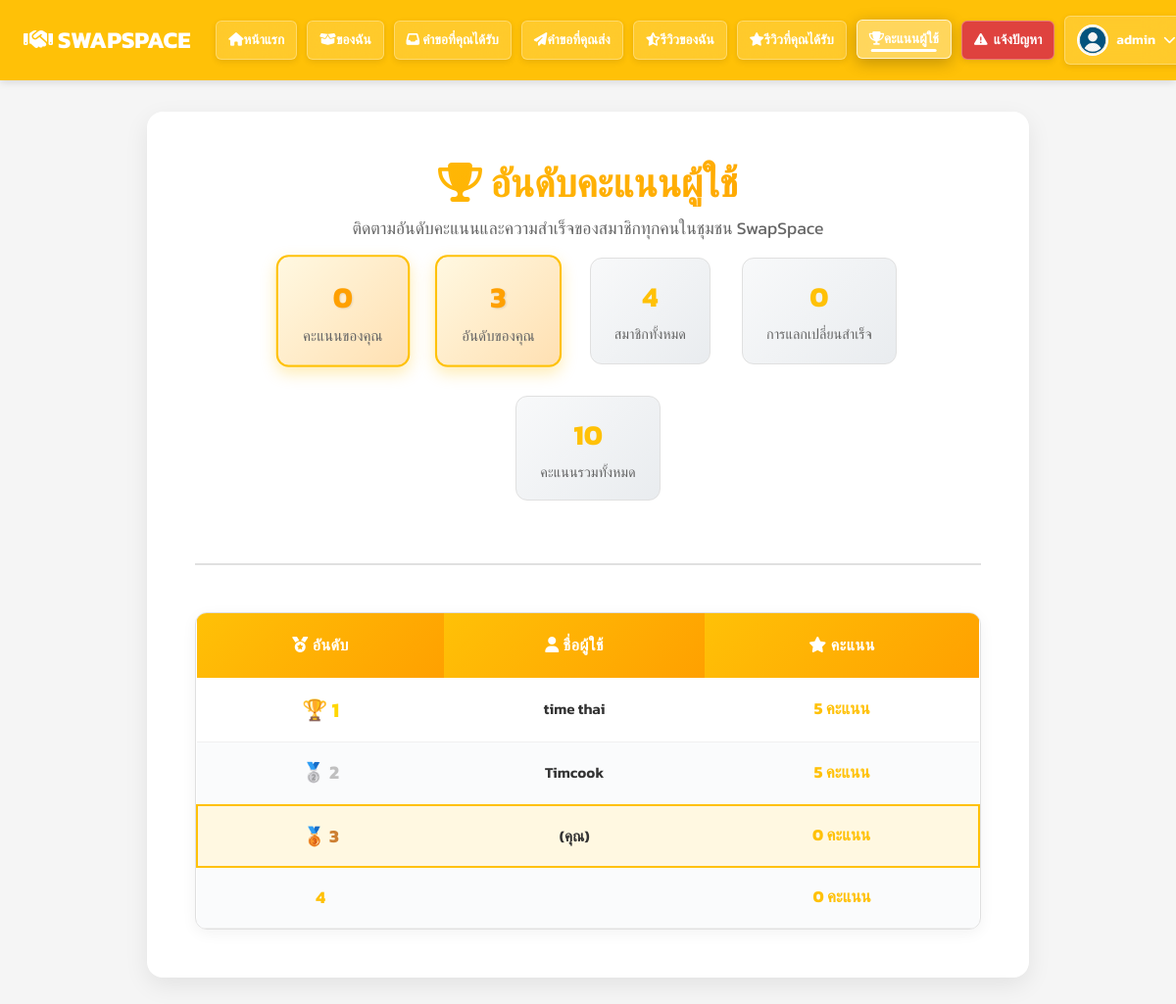
The app's page /user/leaderboard.php (signed in) with its own data.
### tables this page shows
CREATE TABLE `users` (
  `id` int(11) NOT NULL,
  `username` varchar(50) DEFAULT NULL,
  `password` varchar(255) DEFAULT NULL,
  `verification_code` varchar(255) DEFAULT NULL,
  `verification_expires` int(11) DEFAULT NULL,
  `fullname` varchar(100) DEFAULT NULL,
  `email` varchar(100) DEFAULT NULL,
  `phone` varchar(20) DEFAULT NULL,
  `address` text DEFAULT NULL,
  `profile_image` varchar(255) DEFAULT NULL,
  `created_at` timestamp NOT NULL DEFAULT current_timestamp(),
  `role` enum('user','admin') NOT NULL DEFAULT 'user',
  `score` int(11) DEFAULT 0,
  `reset_token` varchar(255) DEFAULT NULL
);

### user/leaderboard.php (the view, shortened to what this page needs)
<?php
$userId = $_SESSION['user_id'];
$username = $_SESSION['username'];
$conn = new mysqli("localhost", "root", "", "item_exchange");
$stmt = $conn->prepare("SELECT profile_image, score FROM users WHERE id = ?");
$stmt->bind_param("i", $userId);
$stmt->execute();
$result_profile = $stmt->get_result();
$user = $result_profile->fetch_assoc();
$profileImage = (!empty($user['profile_image']) && file_exists("../uploads/profile/" . $user['profile_image']))
    ? "../uploads/profile/" . $user['profile_image']
    : "../uploads/profile/default.png";
$userScore = $user['score'];
$sql = "SELECT id, fullname, score FROM users ORDER BY score DESC";
$result = $conn->query($sql);
$userRank = 0;
if ($result->num_rows > 0) {
    $rank = 1;
    $allUsers = [];
    $result->data_seek(0);
    while($row = $result->fetch_assoc()) {
        if ($row['id'] == $userId) {
            $userRank = $rank;
        }
        $allUsers[] = $row;
        $rank++;
    }
}
?>
<!DOCTYPE html>
<html lang="th">
<head>
    <link rel="stylesheet" href="https://cdnjs.cloudflare.com/ajax/libs/font-awesome/6.5.0/css/all.min.css" />
    <link href="https://cdn.jsdelivr.net/npm/bootstrap@5.3.0/dist/css/bootstrap.min.css" rel="stylesheet" />
</head>
<body>
<header>
    <div class="header-left">
        <strong><i class="fas fa-handshake"></i> SWAPSPACE</strong>
        <nav>
            <a href="main.php"><i class="fas fa-home"></i> หน้าแรก</a>
            <a href="my_items.php"><i class="fas fa-box-open"></i> ของฉัน</a>
            <a href="exchange_requests_received.php" class="nav-link-with-badge">
                <i class="fas fa-inbox"></i> คำขอที่คุณได้รับ
            </a>
            <a href="exchange_requests_sent.php"><i class="fas fa-paper-plane"></i> คำขอที่คุณส่ง</a>
            <a href="my_reviews.php"><i class="fas fa-star-half-alt"></i> รีวิวของฉัน</a>
            <a href="reviews_received.php"><i class="fas fa-star"></i> รีวิวที่คุณได้รับ</a>
            <a href="leaderboard.php" class="active"><i class="fas fa-trophy"></i> คะแนนผู้ใช้</a>
            <a href="report_issue.php" class="report-button">
                <i class="fas fa-exclamation-triangle"></i> แจ้งปัญหา
            </a>
            <div class="profile-dropdown">
                <button class="profile-button" onclick="toggleProfileDropdown()">
                    <img src="<?php echo htmlspecialchars($profileImage); ?>" alt="รูปโปรไฟล์">
                    <span><?php echo htmlspecialchars($username); ?></span>
                    <i class="fas fa-chevron-down"></i>
                </button>
            </div>
        </nav>
    </div>
</header>
<div class="container">
    <div class="page-header">
        <h1 class="page-title"><i class="fas fa-trophy"></i> อันดับคะแนนผู้ใช้</h1>
        <p class="page-subtitle">ติดตามอันดับคะแนนและความสำเร็จของสมาชิกทุกคนในชุมชน SwapSpace</p>
        <?php
        $totalUsersQuery = $conn->query("SELECT COUNT(*) as total FROM users");
        $totalUsers = $totalUsersQuery->fetch_assoc()['total'];
        $totalExchangesQuery = $conn->query("SELECT COUNT(*) as total FROM exchange_requests WHERE status = 'completed'");
        $totalExchanges = $totalExchangesQuery->fetch_assoc()['total'];
        $totalScoreQuery = $conn->query("SELECT SUM(score) as total FROM users");
        $totalScore = $totalScoreQuery->fetch_assoc()['total'] ?? 0;
        ?>
        <div class="leaderboard-stats">
            <div class="stat-card user-score-card">
                <div class="stat-number"><?php echo number_format($userScore); ?></div>
                <div class="stat-label">คะแนนของคุณ</div>
            </div>
            <div class="stat-card user-score-card">
                <div class="stat-number"><?php echo $userRank > 0 ? $userRank : '-'; ?></div>
                <div class="stat-label">อันดับของคุณ</div>
            </div>
            <div class="stat-card">
                <div class="stat-number"><?php echo number_format($totalUsers); ?></div>
                <div class="stat-label">สมาชิกทั้งหมด</div>
            </div>
            <div class="stat-card">
                <div class="stat-number"><?php echo number_format($totalExchanges); ?></div>
                <div class="stat-label">การแลกเปลี่ยนสำเร็จ</div>
            </div>
            <div class="stat-card">
                <div class="stat-number"><?php echo number_format($totalScore); ?></div>
                <div class="stat-label">คะแนนรวมทั้งหมด</div>
            </div>
        </div>
    </div>
    <div class="table-container">
        <table>
            <thead>
                <tr>
                    <th><i class="fas fa-medal"></i> อันดับ</th>
                    <th><i class="fas fa-user"></i> ชื่อผู้ใช้</th>
                    <th><i class="fas fa-star"></i> คะแนน</th>
                </tr>
            </thead>
            <tbody>
                <?php
                if (!empty($allUsers)) {
                    $rank = 1;
                    foreach($allUsers as $row) {
                        $isCurrentUser = ($row['id'] == $userId);
                        $rowClass = $isCurrentUser ? 'user-highlight-row' : '';
                        $rankClass = '';
                        if ($rank == 1) $rankClass = 'rank-1';
                        else if ($rank == 2) $rankClass = 'rank-2';
                        else if ($rank == 3) $rankClass = 'rank-3';
                        echo "<tr class='$rowClass'>";
                        echo "<td class='rank-cell $rankClass'>" . $rank . "</td>";
                        echo "<td class='username-cell'>" . htmlspecialchars($row["fullname"]) . ($isCurrentUser ? " (คุณ)" : "") . "</td>";
                        echo "<td class='score-cell'>" . number_format($row["score"]) . " คะแนน</td>";
                        echo "</tr>";
                        $rank++;
                    }
                } else {
                    echo "<tr><td colspan='3' class='empty-state'>";
                    echo "<i class='fas fa-users'></i><br>ไม่พบข้อมูลผู้ใช้ในระบบ";
                    echo "</td></tr>";
                }
                ?>
            </tbody>
        </table>
    </div>
</div>
</body>
</html>

### records on screen
users: score "0", shows "(คุณ)"
users: fullname "time thai", score "5"
users: fullname "Timcook", score "5"
users: score "0"

### other values on screen
$username "admin"
$userRank "3"
$totalUsers "4"
$totalExchanges "0"
$totalScore "10"
